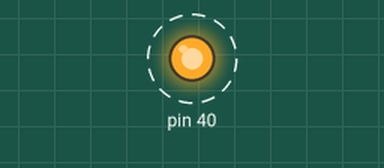
This program was run on a simulated Raspberry Pi (header pin numbers). Shown: output pins drawn as LEDs (lit = HIGH). Dashed ring = blinking.

Above: at 0.15 s.
Timing chart, 0 to 3.0 s (numbered marks = the images above):
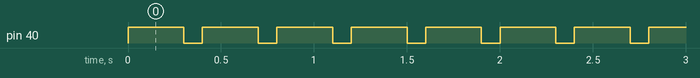

Measured:
- by itself, pin 40: alternates HIGH for 0.30 s and LOW for 0.10 s

The program:

simple_blinker.py
```python
import RPi.GPIO as GPIO
import time

GPIO.setmode(GPIO.BOARD)
GPIO.setup(40, GPIO.OUT)
try:
    while 1:
            GPIO.output(40, GPIO.HIGH)
            time.sleep(0.3)
            GPIO.output(40, GPIO.LOW)
            time.sleep(0.1)
except:
    print("Either keypress, or something else happened")
    GPIO.output(40, GPIO.LOW)
GPIO.cleanup()
```
